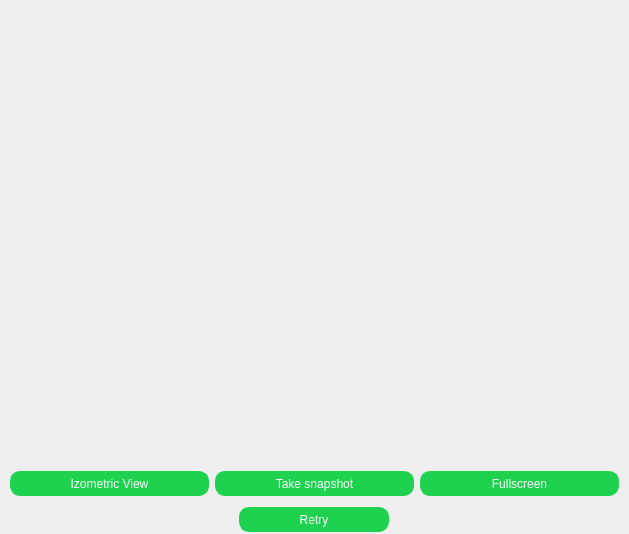
<?xml version="1.0" encoding="UTF-8"?>
<ui version="4.0">
 <class>Form</class>
 <widget class="QWidget" name="Form">
  <property name="geometry">
   <rect>
    <x>0</x>
    <y>0</y>
    <width>629</width>
    <height>534</height>
   </rect>
  </property>
  <property name="windowTitle">
   <string>Form</string>
  </property>
  <property name="styleSheet">
   <string notr="true">QFrame{
	border: 1px;
	border-bottom-color: rgb(150, 150, 150);
}
QLabel{
	font: 75 10pt &quot;Arial&quot;;
	color: rgba(100, 100 , 100, 255);
	background-color: rgb(255, 255, 255);
	border-radius: 50pt;
}

QLineEdit{
	background-color: rgb(255, 255, 255);
	border: None;
	
	color: rgb(121, 121, 121);
}

QPushButton{
	font: 75 10pt &quot;Arial&quot; bold;
	color: rgb(255, 255, 255);
	border: 1px solid rgb(30, 210, 80);
	border-radius: 10px;
	background-color: rgb(30, 210, 80);
}

QComboBox{
	font: 75 10pt &quot;Arial&quot; ;
	background-color: rgb(255, 255, 255);
	border: None;
}</string>
  </property>
  <layout class="QVBoxLayout" name="verticalLayout">
   <property name="spacing">
    <number>1</number>
   </property>
   <property name="leftMargin">
    <number>1</number>
   </property>
   <property name="topMargin">
    <number>1</number>
   </property>
   <property name="rightMargin">
    <number>1</number>
   </property>
   <property name="bottomMargin">
    <number>1</number>
   </property>
   <item>
    <widget class="QWidget" name="viewerWidget" native="true">
     <property name="sizePolicy">
      <sizepolicy hsizetype="Preferred" vsizetype="Expanding">
       <horstretch>0</horstretch>
       <verstretch>0</verstretch>
      </sizepolicy>
     </property>
    </widget>
   </item>
   <item>
    <widget class="QFrame" name="buttons">
     <layout class="QHBoxLayout" name="horizontalLayout">
      <item>
       <widget class="QPushButton" name="izoViewBtn">
        <property name="minimumSize">
         <size>
          <width>0</width>
          <height>25</height>
         </size>
        </property>
        <property name="text">
         <string>Izometric View</string>
        </property>
        <property name="icon">
         <iconset resource="../resources.qrc">
          <normaloff>:/Icons/Icons/tv.svg</normaloff>:/Icons/Icons/tv.svg</iconset>
        </property>
       </widget>
      </item>
      <item>
       <widget class="QPushButton" name="snapshootBtn">
        <property name="minimumSize">
         <size>
          <width>0</width>
          <height>25</height>
         </size>
        </property>
        <property name="text">
         <string>Take snapshot</string>
        </property>
        <property name="icon">
         <iconset resource="../resources.qrc">
          <normaloff>:/Icons/Icons/camera.svg</normaloff>:/Icons/Icons/camera.svg</iconset>
        </property>
       </widget>
      </item>
      <item>
       <widget class="QPushButton" name="fullscreenBtn">
        <property name="minimumSize">
         <size>
          <width>0</width>
          <height>25</height>
         </size>
        </property>
        <property name="text">
         <string>Fullscreen</string>
        </property>
        <property name="icon">
         <iconset resource="../resources.qrc">
          <normaloff>:/Icons/Icons/maximize-2.svg</normaloff>:/Icons/Icons/maximize-2.svg</iconset>
        </property>
       </widget>
      </item>
     </layout>
    </widget>
   </item>
   <item>
    <widget class="QFrame" name="screenshootBtns">
     <property name="frameShape">
      <enum>QFrame::StyledPanel</enum>
     </property>
     <property name="frameShadow">
      <enum>QFrame::Raised</enum>
     </property>
     <layout class="QHBoxLayout" name="horizontalLayout_2">
      <property name="spacing">
       <number>0</number>
      </property>
      <property name="leftMargin">
       <number>1</number>
      </property>
      <property name="topMargin">
       <number>1</number>
      </property>
      <property name="rightMargin">
       <number>1</number>
      </property>
      <property name="bottomMargin">
       <number>1</number>
      </property>
      <item alignment="Qt::AlignHCenter">
       <widget class="QPushButton" name="retryBtn">
        <property name="minimumSize">
         <size>
          <width>150</width>
          <height>25</height>
         </size>
        </property>
        <property name="text">
         <string>Retry</string>
        </property>
        <property name="icon">
         <iconset resource="../resources.qrc">
          <normaloff>:/Icons/Icons/chevrons-left.svg</normaloff>:/Icons/Icons/chevrons-left.svg</iconset>
        </property>
       </widget>
      </item>
     </layout>
    </widget>
   </item>
  </layout>
 </widget>
 <resources>
  <include location="../resources.qrc"/>
 </resources>
 <connections/>
</ui>
